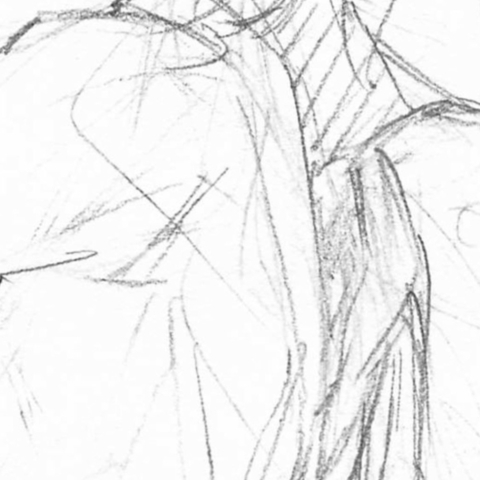
#> input picture test/rough/sample.jpg, 480 x 480 px
$ python -i fill_mask.py   (imports and definitions only)
#> lines starting #> are read from the running program, lines starting #| are printed output that depends on the picture; after the words box and inside, x2 and y2 are one past the last pixel; in counts of white or black regions, pixels touching at a corner belong together
"""The solid-fill mask: what Track J is predicting, and how it is scored.

Registered 2026-10-09 in doc/work_log.md before any number was produced.

Why this file exists rather than a call into measure_lineart_profile: that
tool's `fill_ratio` is the share of *ink pixels* sitting more than 4px from a
background pixel -- an ink-normalised scalar, not an area. Track J needs a
*mask* to score IoU against, and it needs the area share as well, because the
two are easy to confuse: ako5's GT `fill_ratio` of 25.6% is about 2.4% of the
page once `ink_ratio` 0.0920 is applied. Both are reported, never one alone.

The mask:

    ink  = gray < 128                       # project-wide ink threshold
    core = ink & (dist_to_background > 4)   # exactly what fill_ratio counts
    fill = (dist_to_core <= 4) & ink        # the solid area, fringe included

`core` is the fill minus its own 4px rim, which is the right set to *count*
and the wrong set to *score*, since a 20px-wide stroke's rim is most of a
small fill. Dilating back within the ink is a morphological opening by a disk
of radius 4: the region that can hold a disk of that radius, which is what a
person means by "blacked in".

Both radii are done with a Euclidean distance transform rather than a square
kernel so that `radius` means the same thing on both legs, and so the
sensitivity rows at radius 3 and 6 are comparable to the radius-4 row.

`fill_ratio_cv2` and `fill_ratio_exact` are deliberately two implementations
of one definition: cv2's maskSize-3 approximation (what the published
inventory used) and scipy's exact EDT. They are expected to agree to ~0.02,
and the gap between them is the measure of how much any fill number depends
on that approximation.
"""

import cv2
import numpy as np
from scipy.ndimage import distance_transform_edt

IMAGE_SIZE = 480
INK_THRESHOLD = 128  # the project-wide ink/background split
FILL_HALF_WIDTH_PX = 4.0  # ink further than this from paper is solid fill, not stroke
MIN_INK_PX = 20  # below this, measure_lineart_profile reports 0.0; matched here


def load_gray(path, invert=False):
    """Grayscale 480x480. `invert` is for white-line-on-black conditioning maps
    -- forgetting it is negative control NC1, not a hypothetical."""
#> called with path = '../../test/rough/sample.jpg', invert = False
    gray = cv2.imread(str(path), cv2.IMREAD_GRAYSCALE)
#> gray is the input picture: shape (480, 480); min 58, max 255, mean 239.8
    if gray is None:
        raise FileNotFoundError(path)
    if gray.shape[:2] != (IMAGE_SIZE, IMAGE_SIZE):
        gray = cv2.resize(gray, (IMAGE_SIZE, IMAGE_SIZE), interpolation=cv2.INTER_AREA)
    if invert:
        gray = 255 - gray
    return gray


def ink_of(gray):
    return gray < INK_THRESHOLD
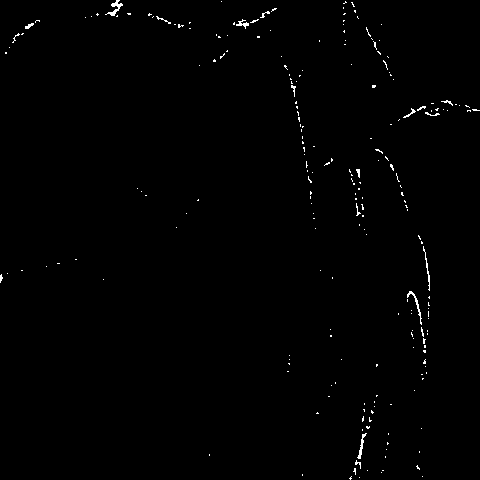
#> returned value: shape (480, 480) bool; 0.63% white in thin lines or dots


# [16 lines left out: functions fill_ratio_cv2, fill_ratio_exact, not called in this run]


def fill_mask(ink, radius=FILL_HALF_WIDTH_PX):
    """The solid-fill mask itself: ink opened by a disk of `radius`."""
#> called with radius = 4
    if ink.sum() < MIN_INK_PX:
        return np.zeros_like(ink, dtype=bool)
    dist = cv2.distanceTransform(ink.astype(np.uint8), cv2.DIST_L2, 3)
    core = ink & (dist > radius)
#> core: shape (480, 480) bool; every value is 0
    if not core.any():
        return np.zeros_like(ink, dtype=bool)
    # dilate the core back by the same radius, staying inside the ink
    back = cv2.distanceTransform((~core).astype(np.uint8), cv2.DIST_L2, 3)
    return (back <= radius) & ink


def fill_mask_of_path(path, invert=False, radius=FILL_HALF_WIDTH_PX):
    return fill_mask(ink_of(load_gray(path, invert=invert)), radius=radius)


# [34 lines left out: functions score_masks, micro, micro_f1, not called in this run]

>>> result = fill_mask_of_path('../../test/rough/sample.jpg')

$ run again, on test/rough/sample01.jpg
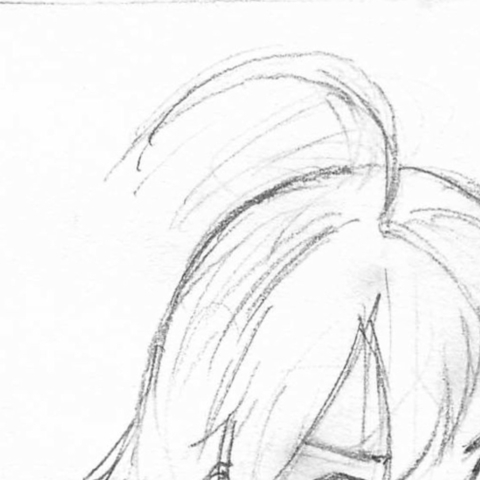
#> input picture test/rough/sample01.jpg, 480 x 480 px
#> in load_gray, gray is the input picture: shape (480, 480); min 56, max 255, mean 243.9
#> in ink_of, `return gray < INK_THRESHOLD`:
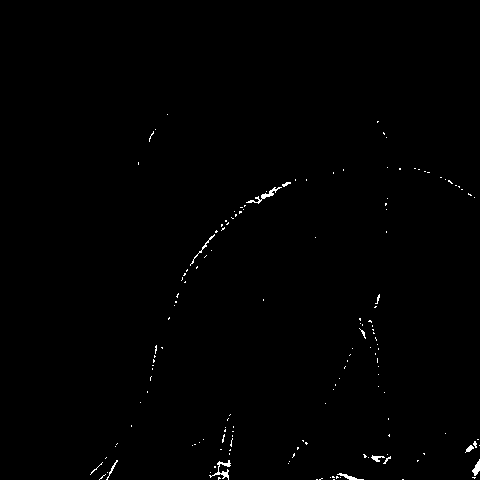
#> returned value: shape (480, 480) bool; 0.49% white in thin lines or dots, all inside (x1, y1, x2, y2) = (90, 114, 480, 480)
#> core: shape (480, 480) bool; 0% white in thin lines or dots, all inside (x1, y1, x2, y2) = (479, 466, 480, 467)
#> in fill_mask, `back = cv2.distanceTransform((~core).astype(np.uint8), cv2.DIST_L2, 3)`:
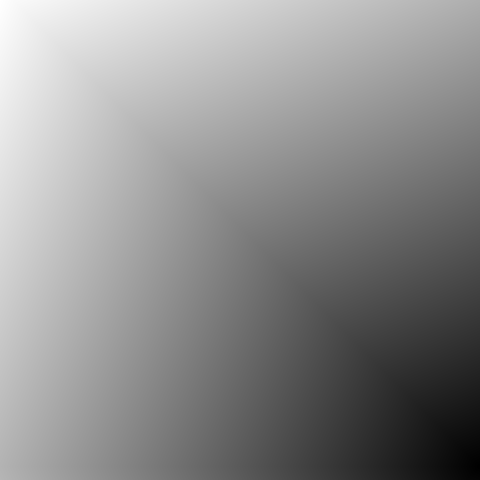
#> back: shape (480, 480) float32; min 0, max 650.5, mean 362.6; drawn with min black and max white

$ run again, on test/rough/sample_face.jpg
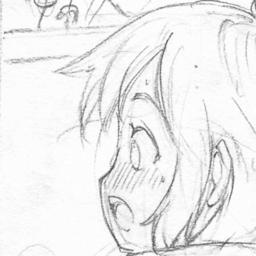
#> input picture test/rough/sample_face.jpg, 256 x 256 px
#> in load_gray, gray is the input picture: shape (256, 256); min 77, max 255, mean 238.8
#> gray: shape (480, 480)
#> in ink_of, `return gray < INK_THRESHOLD`:
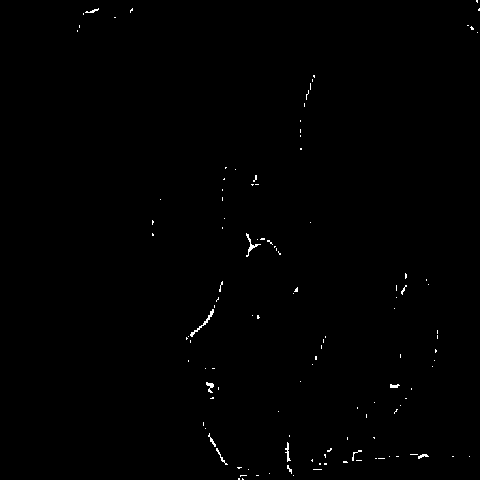
#> returned value: shape (480, 480) bool; 0.4% white in thin lines or dots, all inside (x1, y1, x2, y2) = (77, 0, 480, 480)
#> core: shape (480, 480) bool; every value is 0
